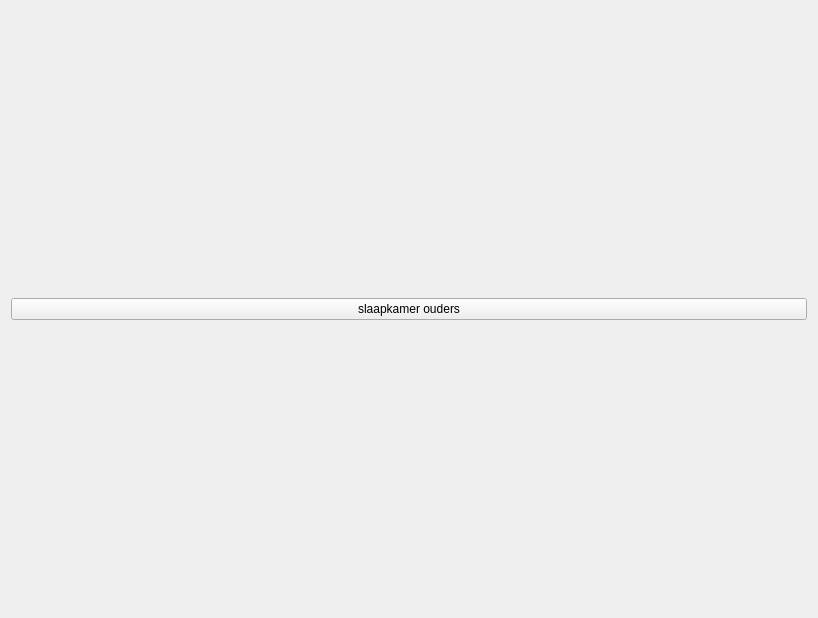
<?xml version="1.0" encoding="UTF-8"?>
<ui version="4.0">
 <class>kamer_slaapkamer_ouders</class>
 <widget class="QWidget" name="kamer_slaapkamer_ouders">
  <property name="geometry">
   <rect>
    <x>0</x>
    <y>0</y>
    <width>818</width>
    <height>618</height>
   </rect>
  </property>
  <property name="minimumSize">
   <size>
    <width>818</width>
    <height>618</height>
   </size>
  </property>
  <property name="windowTitle">
   <string>Form</string>
  </property>
  <layout class="QVBoxLayout" name="verticalLayout">
   <item>
    <widget class="QPushButton" name="pushButton">
     <property name="text">
      <string>slaapkamer ouders</string>
     </property>
    </widget>
   </item>
  </layout>
 </widget>
 <resources/>
 <connections/>
</ui>
